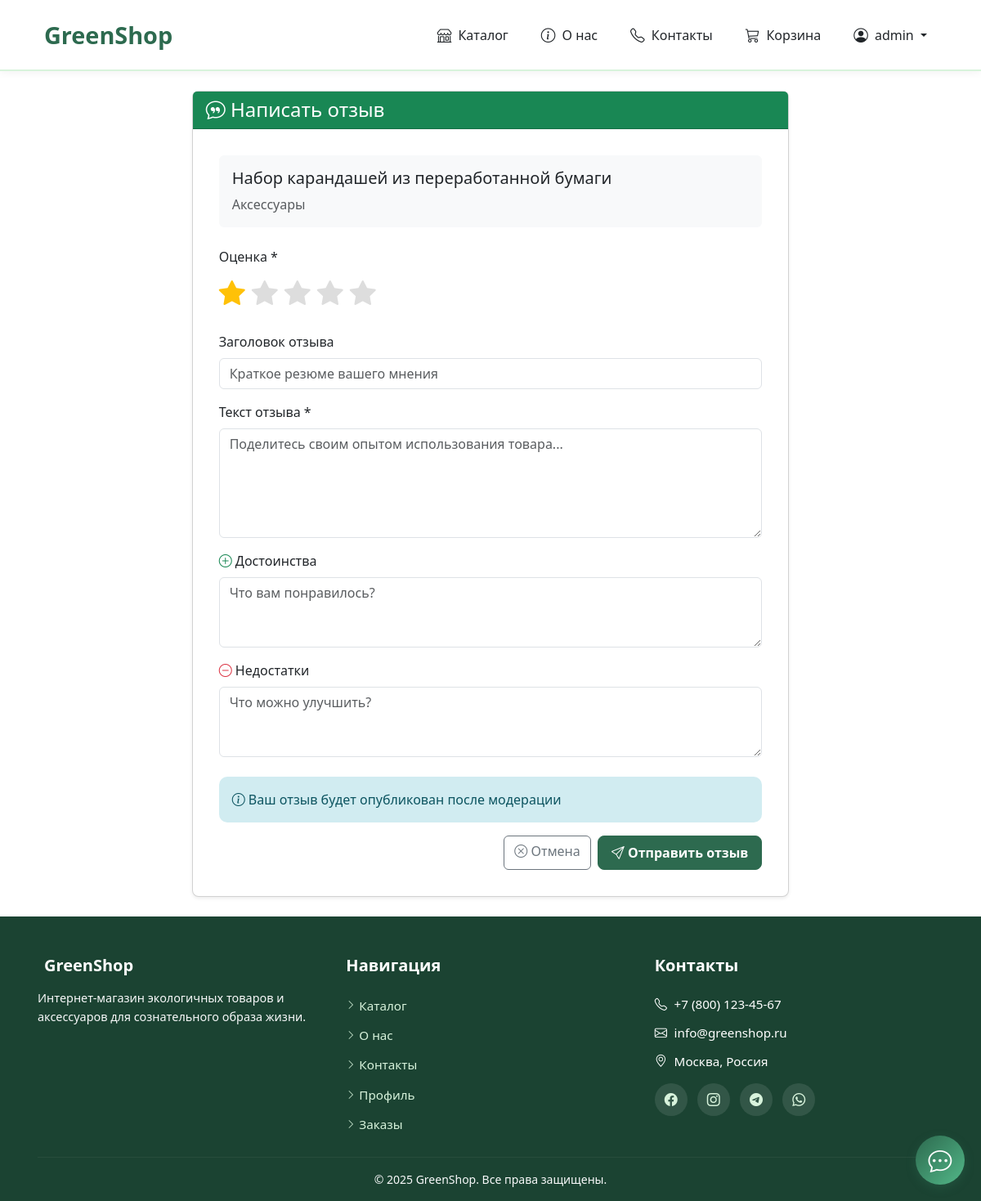
/reviews/create/40/ (signed in), run on the app's committed database.
### shop/models.py (models this page shows, shortened)
class Product(models.Model):
    category = models.ForeignKey(
        Category,
        on_delete=models.CASCADE,
        related_name='products',
        verbose_name='Категория'
    )
    name = models.CharField('Название', max_length=200)
    slug = models.SlugField('URL', max_length=200, unique=True, blank=True)
    description = models.TextField('Описание')
    short_description = models.CharField('Краткое описание', max_length=300, blank=True)
    price = models.DecimalField(
        'Цена',
        max_digits=10,
        decimal_places=2,
        validators=[MinValueValidator(0)]
    )
    stock = models.PositiveIntegerField('Количество на складе', default=0)
    is_available = models.BooleanField('Доступен для заказа', default=True)
    is_featured = models.BooleanField('Рекомендуемый товар', default=False)
    eco_certificate = models.CharField('Эко-сертификат', max_length=200, blank=True)
    material = models.CharField('Материал', max_length=200, blank=True)
    manufacturer = models.CharField('Производитель', max_length=200, blank=True)
    country = models.CharField('Страна производства', max_length=100, blank=True)
    image_url = models.URLField('URL изображения', max_length=500, blank=True)
    views_count = models.PositiveIntegerField('Просмотры', default=0)
    sales_count = models.PositiveIntegerField('Продажи', default=0)
    created_at = models.DateTimeField('Дата создания', auto_now_add=True)
    updated_at = models.DateTimeField('Дата обновления', auto_now=True)
    class Meta:
        verbose_name = 'Товар'
        verbose_name_plural = 'Товары'
        ordering = ['-created_at']
        indexes = [
            models.Index(fields=['slug']),
            models.Index(fields=['is_available', '-created_at']),
            models.Index(fields=['-sales_count']),
        ]

class Category(models.Model):
    name = models.CharField('Название', max_length=200, unique=True)
    slug = models.SlugField('URL', max_length=200, unique=True, blank=True)
    description = models.TextField('Описание', blank=True)
    image = models.ImageField('Изображение', upload_to='categories/', blank=True, null=True)
    is_active = models.BooleanField('Активна', default=True)
    created_at = models.DateTimeField('Дата создания', auto_now_add=True)
    updated_at = models.DateTimeField('Дата обновления', auto_now=True)
    class Meta:
        verbose_name = 'Категория'
        verbose_name_plural = 'Категории'
        ordering = ['name']

### reviews/views.py (the view)
# urls.py: path('create/<int:product_id>/', views.create_review, name='create_review'),
@login_required
def create_review(request, product_id):
    product = get_object_or_404(Product, id=product_id)
    existing_review = Review.objects.filter(product=product, user=request.user).first()
    if existing_review:
        messages.warning(request, 'Вы уже оставили отзыв на этот товар!')
        return redirect('shop:product_detail', slug=product.slug)
    if request.method == 'POST':
        form = ReviewForm(request.POST)
        if form.is_valid():
            review = form.save(commit=False)
            review.product = product
            review.user = request.user
            from orders.models import OrderItem
            has_purchased = OrderItem.objects.filter(
                order__user=request.user,
                order__is_paid=True,
                product=product
            ).exists()
            review.is_verified_purchase = has_purchased
            review.save()
            messages.success(request, 'Спасибо за отзыв! Он будет опубликован после модерации.')
            return redirect('shop:product_detail', slug=product.slug)
    else:
        form = ReviewForm()
    context = {
        'form': form,
        'product': product
    }
    return render(request, 'reviews/create_review.html', context)

### templates/reviews/create_review.html (shortened to what this page needs)
{% extends 'base.html' %}
{% load widget_tweaks %}
{% block content %}
<div class="container">
    <div class="row justify-content-center">
        <div class="col-lg-8">
            <div class="card shadow-sm">
                <div class="card-header bg-success text-white">
                    <h4 class="mb-0"><i class="bi bi-chat-quote"></i> Написать отзыв</h4>
                </div>
                <div class="card-body">
                    <div class="mb-4 p-3 bg-light rounded">
                        <h5>{{ product.name }}</h5>
                        <p class="text-muted mb-0">{{ product.category.name }}</p>
                    </div>
                    <form method="post">
                        <div class="mb-4">
                            <label class="form-label">Оценка *</label>
                            <div class="rating-input">
                                {% for i in "12345"|make_list %}
                                <label for="star{{ forloop.counter }}">
                                    <i class="bi bi-star-fill"></i>
                                </label>
                                {% endfor %}
                            </div>
                        </div>
                        <div class="mb-3">
                            <label for="{{ form.title.id_for_label }}" class="form-label">
                                Заголовок отзыва
                            </label>
                            {{ form.title|add_class:"form-control"|attr:"placeholder:Краткое резюме вашего мнения" }}
                        </div>
                        <div class="mb-3">
                            <label for="{{ form.text.id_for_label }}" class="form-label">
                                Текст отзыва *
                            </label>
                            {{ form.text|add_class:"form-control"|attr:"rows:5"|attr:"placeholder:Поделитесь своим опытом использования товара..." }}
                        </div>
                        <div class="mb-3">
                            <label for="{{ form.pros.id_for_label }}" class="form-label">
                                <i class="bi bi-plus-circle text-success"></i> Достоинства
                            </label>
                            {{ form.pros|add_class:"form-control"|attr:"rows:3"|attr:"placeholder:Что вам понравилось?" }}
                        </div>
                        <div class="mb-4">
                            <label for="{{ form.cons.id_for_label }}" class="form-label">
                                <i class="bi bi-dash-circle text-danger"></i> Недостатки
                            </label>
                            {{ form.cons|add_class:"form-control"|attr:"rows:3"|attr:"placeholder:Что можно улучшить?" }}
                        </div>
                        <div class="alert alert-info">
                            <i class="bi bi-info-circle"></i>
                            Ваш отзыв будет опубликован после модерации
                        </div>
                        <div class="d-grid gap-2 d-md-flex justify-content-md-end">
                            <a href="{% url 'shop:product_detail' product.slug %}" class="btn btn-outline-secondary">
                                <i class="bi bi-x-circle"></i> Отмена
                            </a>
                            <button type="submit" class="btn btn-primary">
                                <i class="bi bi-send"></i> Отправить отзыв
                            </button>
                        </div>
                    </form>
                </div>
            </div>
        </div>
    </div>
</div>
{% endblock %}

### templates/base.html (shortened to what this page needs)
<!DOCTYPE html>
<html lang="ru">
<head>
    <link href="https://cdn.jsdelivr.net/npm/bootstrap@5.3.2/dist/css/bootstrap.min.css" rel="stylesheet">
    <link rel="stylesheet" href="https://cdn.jsdelivr.net/npm/bootstrap-icons@1.11.3/font/bootstrap-icons.css">
</head>
<body>
    <nav class="navbar navbar-expand-lg sticky-top">
        <div class="container">
            <a class="navbar-brand" href="{% url 'shop:product_list' %}">
                GreenShop
            </a>
            <div class="collapse navbar-collapse" id="navbarNav">
                <ul class="navbar-nav ms-auto align-items-lg-center">
                    <li class="nav-item">
                        <a class="nav-link" href="{% url 'shop:product_list' %}">
                            <i class="bi bi-shop"></i> Каталог
                        </a>
                    </li>
                    <li class="nav-item">
                        <a class="nav-link" href="{% url 'shop:about' %}">
                            <i class="bi bi-info-circle"></i> О нас
                        </a>
                    </li>
                    <li class="nav-item">
                        <a class="nav-link" href="{% url 'shop:contact' %}">
                            <i class="bi bi-telephone"></i> Контакты
                        </a>
                    </li>
                    {% if user.is_authenticated %}
                        <li class="nav-item">
                            <a class="nav-link position-relative" href="{% url 'orders:cart' %}">
                                <i class="bi bi-cart3"></i> Корзина
                            </a>
                        </li>
                        <li class="nav-item dropdown">
                            <a class="nav-link dropdown-toggle" href="#" role="button" data-bs-toggle="dropdown" aria-expanded="false">
                                <i class="bi bi-person-circle"></i> {{ user.username }}
                            </a>
                        </li>
                    {% endif %}
                </ul>
            </div>
        </div>
    </nav>
    <main>
        {% block content %}{% endblock %}
    </main>
    <footer>
        <div class="container">
            <div class="row g-4">
                <div class="col-12 col-md-4">
                    <div class="footer-brand">
                        <h5 class="mb-0">GreenShop</h5>
                    </div>
                    <p class="text-light mb-0" style="font-size: 0.9rem; line-height: 1.6;">
                        Интернет-магазин экологичных товаров и аксессуаров для сознательного образа жизни.
                    </p>
                </div>
                <div class="col-6 col-md-4">
                    <h5>Навигация</h5>
                    <ul class="list-unstyled mb-0">
                        <li><a href="{% url 'shop:product_list' %}"><i class="bi bi-chevron-right"></i> Каталог</a></li>
                        <li><a href="{% url 'shop:about' %}"><i class="bi bi-chevron-right"></i> О нас</a></li>
                        <li><a href="{% url 'shop:contact' %}"><i class="bi bi-chevron-right"></i> Контакты</a></li>
                        {% if user.is_authenticated %}
                            <li><a href="{% url 'users:profile' %}"><i class="bi bi-chevron-right"></i> Профиль</a></li>
                            <li><a href="{% url 'users:order_history' %}"><i class="bi bi-chevron-right"></i> Заказы</a></li>
                        {% endif %}
                    </ul>
                </div>
                <div class="col-6 col-md-4">
                    <h5>Контакты</h5>
                    <ul class="list-unstyled mb-3">
                        <li>
                            <i class="bi bi-telephone"></i> +7 (800) 123-45-67
                        </li>
                        <li>
                            <i class="bi bi-envelope"></i> info@greenshop.ru
                        </li>
                        <li>
                            <i class="bi bi-geo-alt"></i> Москва, Россия
                        </li>
                    </ul>
                    <div class="social-icons">
                        <a href="#" class="me-2" aria-label="Facebook">
                            <i class="bi bi-facebook"></i>
                        </a>
                        <a href="#" class="me-2" aria-label="Instagram">
                            <i class="bi bi-instagram"></i>
                        </a>
                        <a href="#" class="me-2" aria-label="Telegram">
                            <i class="bi bi-telegram"></i>
                        </a>
                        <a href="#" aria-label="WhatsApp">
                            <i class="bi bi-whatsapp"></i>
                        </a>
                    </div>
                </div>
            </div>
            <hr class="my-3" style="border-color: rgba(255,255,255,0.2);">
            <div class="row">
                <div class="col-12 text-center">
                    <p class="mb-0 text-light" style="font-size: 0.875rem;">
                        &copy; 2025 GreenShop. Все права защищены.
                    </p>
                </div>
            </div>
        </div>
    </footer>
    {% include 'includes/chatbot.html' %}
    <div class="position-fixed top-0 end-0 p-3" style="z-index: 9999;">
    </div>
</body>
</html>

### data on the page
Product: name "Набор карандашей из переработанной бумаги", category.name "Аксессуары"

### other printed values
{{ user.username }} "admin"
